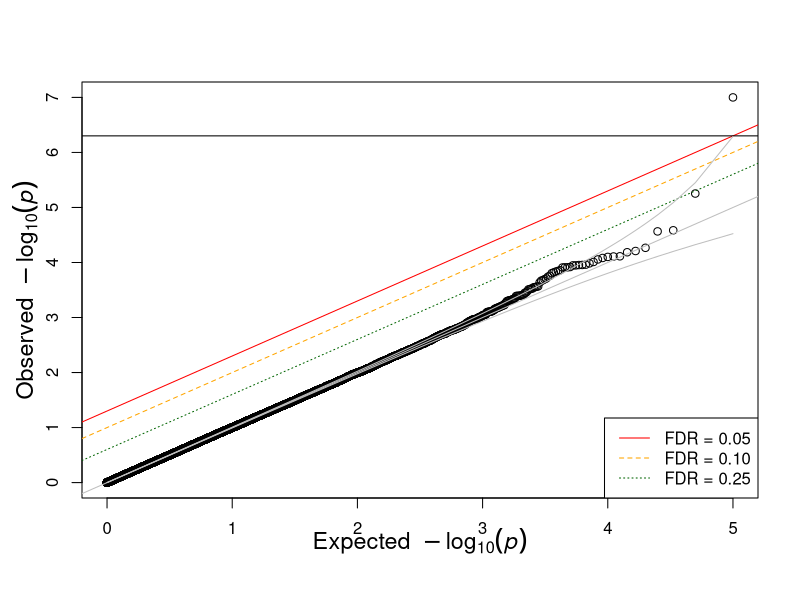

Recreate this plot in R.
## ---- chunk 1

## https://gist.github.com/hakyim/38431b74c6c0bf90c12f

qqunif = 
function(p,BH=T,CI=T,...)
{
  p=na.omit(p)
  nn = length(p)
  xx =  -log10((1:nn)/(nn+1))
  plot( xx,  -sort(log10(p)),
     xlab=expression(Expected~~-log[10](italic(p))),
        ylab=expression(Observed~~-log[10](italic(p))),
       cex.lab=1.4,mgp=c(2,1,0),
       ... )
  abline(0,1,col='gray')
  if(BH)
    {
      abline(-log10(0.05),1, col='red',lty=1)
      abline(-log10(0.10),1, col='orange',lty=2)
      abline(-log10(0.25),1, col='dark green',lty=3)
      legend('bottomright', c("FDR = 0.05","FDR = 0.10","FDR = 0.25"),
             col=c('red','orange','dark green'),lty=1:3, cex=1)
      abline(h=-log10(0.05/nn)) ## bonferroni
    }
  if(CI)
  {
    ## create the confidence intervals
    c95 <- rep(0,nn)
    c05 <- rep(0,nn)
    ## the jth order statistic from a
    ## uniform(0,1) sample
    ## has a beta(j,n-j+1) distribution
    ## (Casella & Berger, 2002,
    ## 2nd edition, pg 230, Duxbury)
    ## this portion was posted by anonymous on
    ## http://gettinggeneticsdone.blogspot.com/2009/11/qq-plots-of-p-values-in-r-using-ggplot2.html
    
    for(i in 1:nn)
    {
      c95[i] <- qbeta(0.95,i,nn-i+1)
      c05[i] <- qbeta(0.05,i,nn-i+1)
    }

    lines(xx,-log10(c95),col='gray')
    lines(xx,-log10(c05),col='gray')
  }
}
## ---- chunk 2

## simulate uniform p-values

nsim = 1e5
psim = runif(nsim)
psim[1] = 0.01/nsim
printFig = FALSE
if(printFig) png("qqunif-fdr-bonf.png",height=600,width=600) 
qqunif(psim,CI=TRUE)
if(printFig) dev.off()

